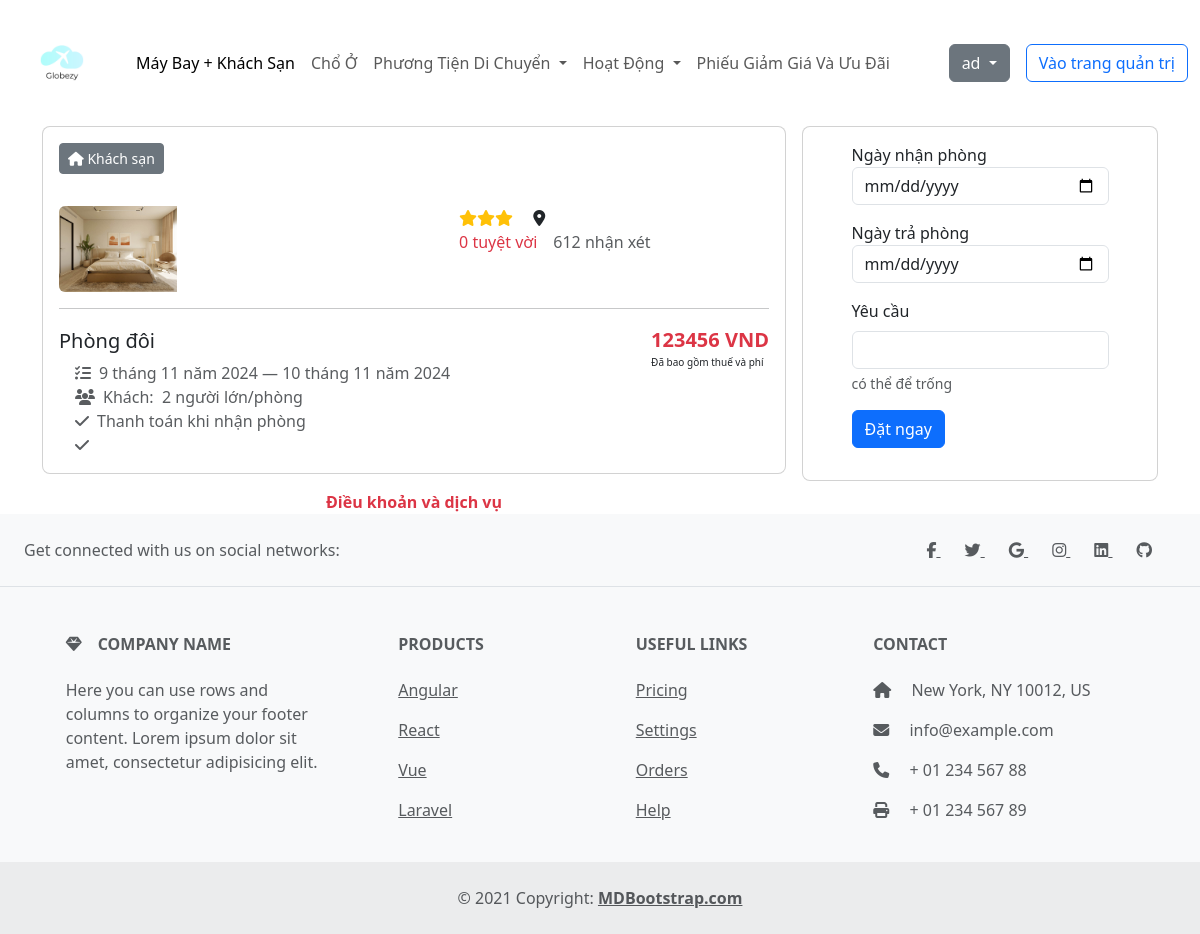
The app's page /Globery/?page=checkout&room=2 (signed in), older data.
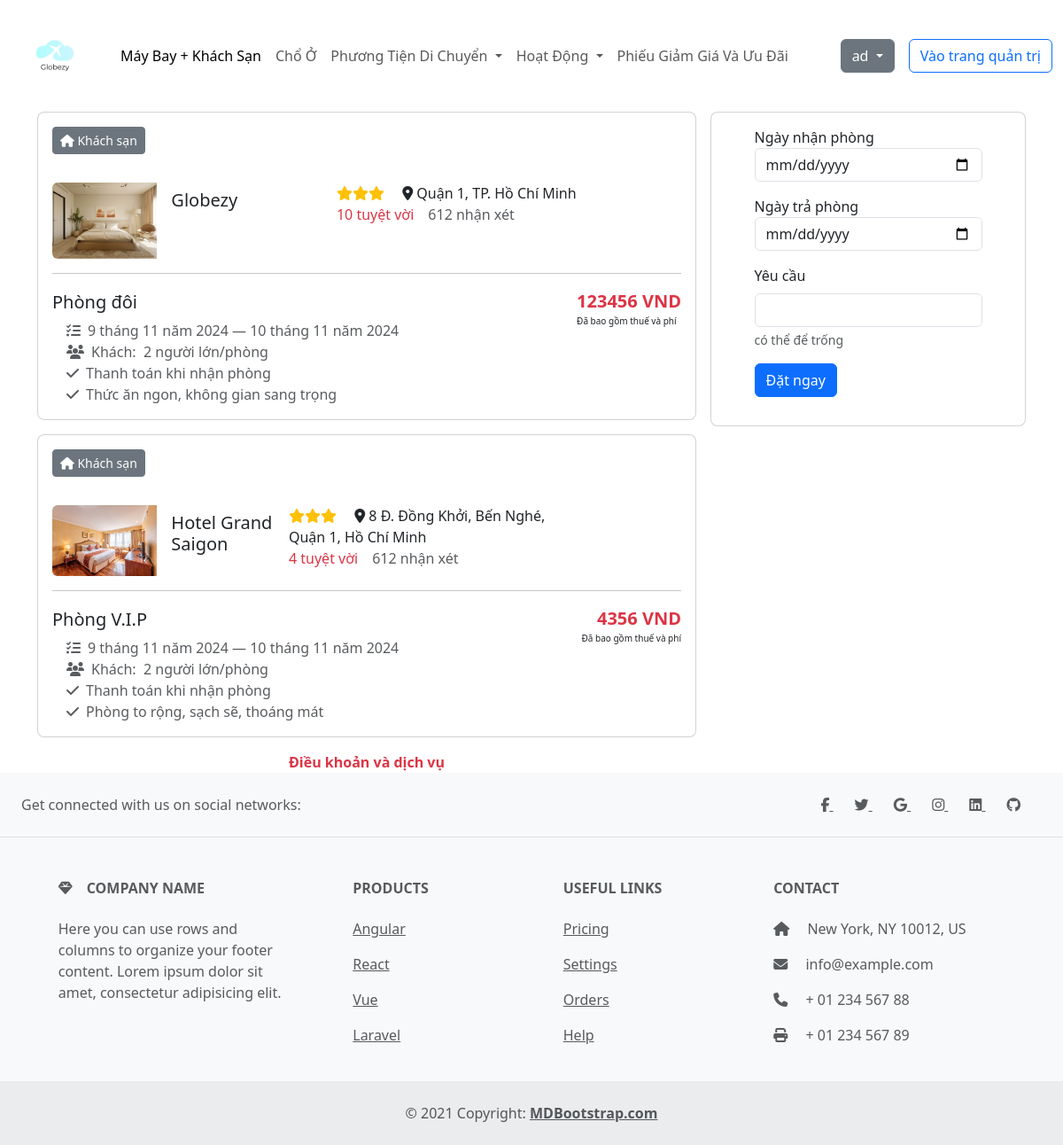
The same page, newer data.
### tables this page shows
CREATE TABLE `room` (
  `id_room` int(11) NOT NULL,
  `capacity` int(20) NOT NULL,
  `avalibity` tinyint(1) NOT NULL,
  `image_room` varchar(250) NOT NULL,
  `description` varchar(250) NOT NULL,
  `id_hotel` int(11) NOT NULL,
  `room_number` int(11) NOT NULL,
  `id_type_room` int(11) NOT NULL,
  `price` int(20) NOT NULL
);

CREATE TABLE `hotel` (
  `id_hotel` int(11) NOT NULL,
  `name` varchar(250) NOT NULL,
  `image_hotel` varchar(250) NOT NULL,
  `tel` int(20) NOT NULL,
  `email` varchar(250) NOT NULL,
  `address` varchar(250) NOT NULL,
  `average_rating` int(10) NOT NULL,
  `total_room` int(250) NOT NULL,
  `review` varchar(250) NOT NULL,
  `description` varchar(250) NOT NULL
);

CREATE TABLE `room_type` (
  `id_type_room` int(11) NOT NULL,
  `type_name` varchar(250) NOT NULL,
  `description` varchar(250) NOT NULL
);

### Globery/index.php (called while the page is built)
<?php
include "./mvc/controller/index.php";

### Globery/mvc/model/connectdb.php (called while the page is built, shortened)
<?php
class DB
{
    private $dsn = 'mysql:host=localhost;dbname=hotel_management;charset=UTF8';
    private $username = 'root';
    private $password = '';
    private $conn;
    function __construct()
    {
        try {
            $this->conn = new PDO($this->dsn, $this->username, $this->password);
            $this->conn->setAttribute(PDO::ATTR_ERRMODE, PDO::ERRMODE_EXCEPTION);
        } catch (PDOException $e) {
            echo "Connection failed: " . $e->getMessage();
        }
    }
    function query($sql, $params = [])
    {
        $stmt = $this->conn->prepare($sql);
        $stmt->execute($params);
        return $stmt;
    }
    function getAll($sql)
    {
        $stmt = $this->query($sql);
        return $stmt->fetchAll(PDO::FETCH_ASSOC);
    }
}

### Globery/mvc/model/getData.php (called while the page is built, shortened)
<?php
class GetData
{
    private $conn;
    function __construct()
    {
        $this->conn = new DB;
    }
    function getRoomHotel($id)
    {
        $sql = "SELECT room.*, hotel.name, hotel.address, hotel.average_rating, hotel.review, room_type.type_name from room
        JOIN hotel ON hotel.id_hotel=room.id_hotel
        JOIN room_type ON room_type.id_type_room=room.id_type_room
        WHERE room.id_room like '%$id%'";
        return $this->conn->getAll($sql);
    }
}

### Globery/mvc/view/checkout.php (the view, shortened to what the changed rows need)
<main class="container">
    <div class="row g-0">
        <div class="col-sm-6 col-md-8">
            <?php foreach ($getRoomHotel as $row): ?>
                <div class="card mb-3">
                    <div class="d-flex m-3">
                        <div class="btn btn-secondary btn-sm"><i class="fa-solid fa-house"></i><span> Khách sạn</span>
                        </div>
                    </div>
                    <div class="row g-0 m-3">
                        <div class="col-md-2">
                            <img src="./mvc/view/img/<?php echo $row['image_room'] ?>" alt=""
                                class="img-fluid rounded-start" style="width: 100%;">
                        </div>
                        <div class="col-md-8">
                            <div class="card-body p-0 ps-3">
                                <h5 class="card-title"><?php echo $row['name'] ?></h5>
                                <p class="card-text">
                                    <span class="text-warning"><i class="fa-solid fa-star"></i><i
                                            class="fa-solid fa-star"></i><i class="fa-solid fa-star"></i></span>
                                    <span class="ms-3">
                                        <i class="fa-solid fa-location-dot"></i>
                                        <span><?php echo $row['address'] ?></span>
                                    </span>
                                    <span class="text-body-secondary d-flex gap-3">
                                        <span class="text-danger">
                                            <?php echo $row['average_rating'] ?> tuyệt vời</span><span>612 nhận xét</span>
                                    </span>
                                </p>
                            </div>
                        </div>
                        <hr class="mt-3">
                        <div class="d-flex">
                            <div class="d-flex flex-column">
                                <h5 class="mt-1"> <?php echo $row['type_name'] ?></h5>
                                <div class="fw-blod ms-3 text-body-secondary"><i class="fa-solid fa-list-check"></i><span
                                        class="ms-2">9 tháng 11 năm 2024 — 10 tháng 11 năm 2024</span></div>
                                <div class="fw-blod ms-3 text-body-secondary"><i class="fa-solid fa-users"></i><span
                                        class="ms-2">Khách:  2 người
                                        lớn/phòng</span></div>
                                <div class="fw-blod ms-3 text-body-secondary"><i class="fa-solid fa-check"></i><span
                                        class="ms-2">Thanh toán khi nhận phòng</span></div>
                                <div class="fw-blod ms-3 text-body-secondary"><i class="fa-solid fa-check"></i><span
                                        class="ms-2"><?php echo $row['review'] ?></span></div>
                            </div>
                            <div class="ms-auto d-flex flex-column">
                                <span class="text-danger fw-bolder fs-5 text-end"><?php echo $row['price'] ?> VND</span>
                                <span style="font-size: 10px;">Đã bao gồm thuế và phí</span>
                            </div>
                        </div>
                    </div>
                </div>
            <?php endforeach; ?>
        </div>
    </div>
</main>

Row changes from the older to the newer data that the page shows:
changed through a linked row, room "Phòng đôi": id_hotel.name (not shown) → "Globezy"; id_hotel.address (not shown) → "Quận 1, TP. Hồ Chí Minh"; id_hotel.average_rating "0" → "10"; id_hotel.review (not shown) → "Thức ăn ngon, không gian sang trọng"
added room: image_room (picture), id_hotel.name "Hotel Grand Saigon", id_hotel.address "8 Đ. Đồng Khởi, Bến Nghé, Quận 1, Hồ Chí Minh", id_hotel.average_rating "4", id_type_room.type_name "Phòng V.I.P", id_hotel.review "Phòng to rộng, sạch sẽ, thoáng mát", price "4356"
